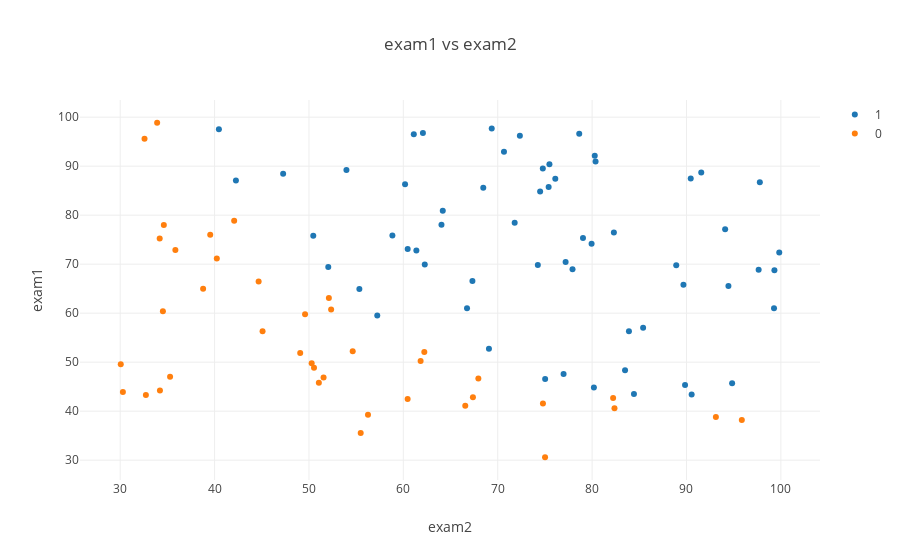

Notebook cell for this chart:
### Code cell
results = [1 , 0]
fig = {
    'data': [
        {
            'x': data.loc[(data['result']==result), 'exam1'] ,
            'y': data.loc[(data['result']==result),'exam2'],
            'name': result, 'mode': 'markers',
        } for result in results
    ],
    'layout': {
        'title': 'exam1 vs exam2',
        'xaxis': {'title': 'exam2'},
        'yaxis': {'title': "exam1"}
    }
}
py.offline.iplot(fig)
